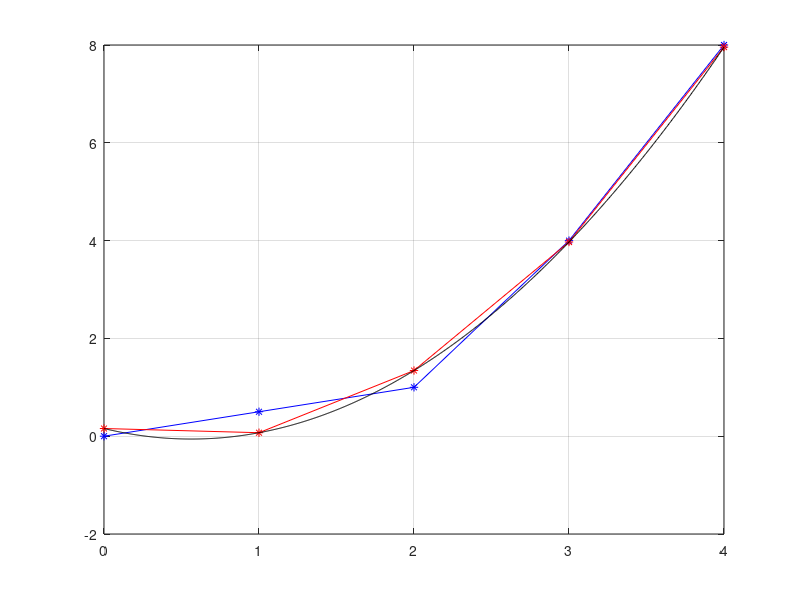

Write MATLAB code to recreate this figure.
clear

format short
    
t = [ 0 1 2 3 4 ];
f = [ 0 0.5 1 4 8 ];


plot(t, f, "-*b")
grid on

% ---------------- regresna priamnka y = a + b.t + c.t^2

b0 = t.^0;
b1 = t.^1;
b2 = t.^2;

A = [ b0*b0' b1*b0' b2*b0' 
      b0*b1' b1*b1' b2*b1'
      b0*b2' b1*b2' b2*b2' ];

b = [ f*b0'
      f*b1'
      f*b2' ];

c = A\b;

fp = c(1)*b0 + c(2)*b1 + c(3)*b2;

(f - fp);

e = sqrt((f-fp) * (f-fp)')

plot(t, f, "-*b", t, fp, '-*r')
grid on


% -------- regresna kvadraticka funkcia 

tt = linspace(0, 4, 1000);
y = c(1) + c(2)*tt + c(3)*tt.^2;

plot(t, f, "-*b", t, fp, '-*r', tt, y, '-k')
grid on
